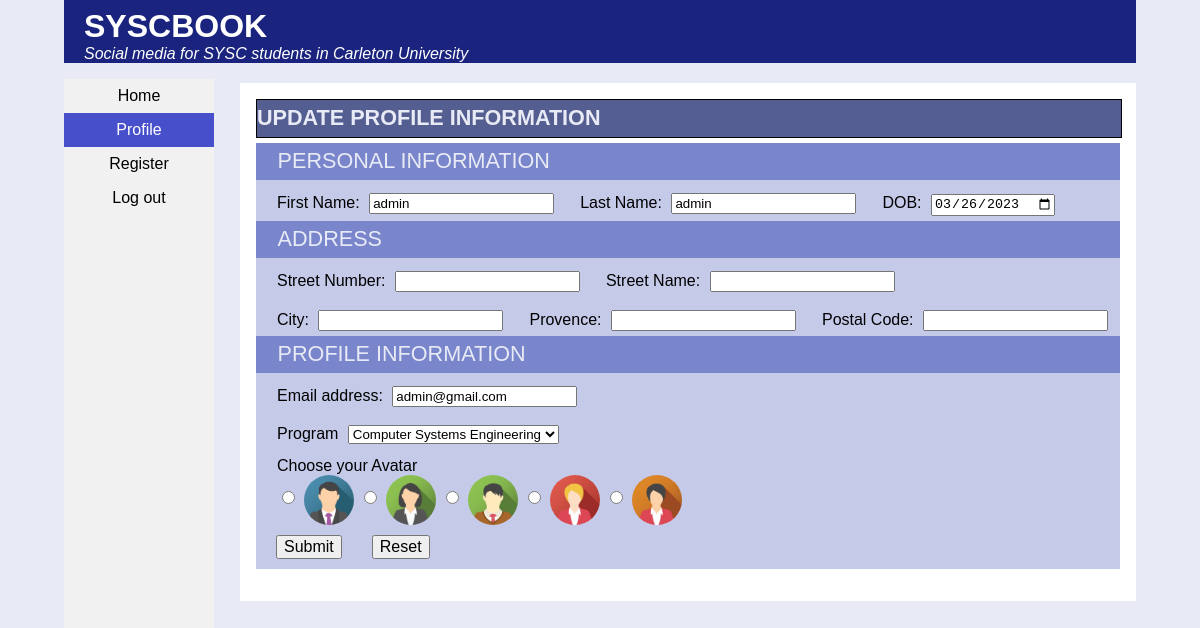
The app's page /Ryan_Nguyen_A02/profile.php with its own data.
### tables this page shows
CREATE TABLE `users_info` (
  `student_ID` int(10) NOT NULL,
  `student_email` varchar(150) NOT NULL,
  `first_name` varchar(150) NOT NULL,
  `last_name` varchar(150) NOT NULL,
  `DOB` date NOT NULL
);

CREATE TABLE `users_program` (
  `student_ID` int(10) NOT NULL,
  `Program` varchar(50) NOT NULL
);

CREATE TABLE `users_avatar` (
  `student_ID` int(10) NOT NULL,
  `avatar` int(1) DEFAULT NULL
);

### Ryan_Nguyen_A02/profile.php (the view, shortened to what this page needs)
<!DOCTYPE html>
<html lang="en">
<head >
   <link rel="stylesheet" href="assets/css/reset.css" />
   <link rel="stylesheet" href="assets/css/style.css" />
</head>
<body>
   <header>
      <h1>SYSCBOOK</h1>
      <p>Social media for SYSC students in Carleton University</p>
   </header>
   <nav>
      <ul>
         <li><a href="./index.php">Home</a></li>
         <li><a class="active" href="#">Profile</a></li>
         <li><a href="./register.php">Register</a></li>
         <li><a href="#">Log out</a></li>
     </ul>
   </nav>
   <main>
      <section>
         <h2>Update Profile information</h2>
         <?php
            include('./connection.php');
            try {
                $connection = new mysqli($server_name, $username, $password, $database_name);
                $getID = "SELECT * FROM users_info WHERE student_ID=(SELECT max(student_ID) FROM users_info)";
                $result = $connection->query($getID);
                $id = $result->fetch_assoc();
                $getPrg = "SELECT * FROM users_program WHERE student_ID=(SELECT max(student_ID) FROM users_program)";
                $result = $connection->query($getPrg);
                $prg = $result->fetch_assoc();
                $getAVTR = "SELECT * FROM users_avatar WHERE student_ID=(SELECT max(student_ID) FROM users_avatar)";
                $result = $connection->query($getAVTR);
                $avtr = $result->fetch_assoc();
                $getADDR = "SELECT * FROM users_address WHERE student_ID=(SELECT max(student_ID) FROM users_address)";
                $result = $connection->query($getADDR);
                $addr = $result->fetch_assoc();
            } catch (mysqli_sql_exception $e) {
                $error = $e->getMessage();
                die("Error: Couldn't connect. " . $error);
            }
        ?>
         <form id="profile" method="post" action="./profile.php">
            <fieldset>
                <legend><span>Personal information</span></legend>
                <table>
                    <tr>
                        <td>
                            <p class="tdInputs">
                                <label>First Name:</label>
                                <?php
                                    echo "<input type=text name=first_name value='".$id["first_name"]."'>";
                                ?>
                            </p>
                        </td>
                        <td>
                            <p class="tdInputs">
                                <label>Last Name:</label>
                                <?php
                                    echo "<input type=text name=last_name value='".$id["last_name"]."'>";
                                ?>
                            </p>
                        </td>
                        <td>
                            <p class="tdInputs">
                                <label>DOB:</label>
                                <?php
                                    echo "<input type=date name=DOB value='".$id["DOB"]."'>";
                                ?>
                            </p>
                        </td>
                    </tr>
                </table>
            </fieldset>
            <fieldset>
                <legend><span>Address</span></legend>
                <table>
                    <tr>
                        <td colspan="2">
                            <p class="tdInputs">
                                <label>Street Number:</label>
                                <?php
                                    echo "<input type=number min=1 name=street_number value='".$addr["street_number"]."'>";
                                ?>
                            </p>
                        </td>
                        <td>
                            <p class="tdInputs">
                                <label>Street Name:</label>
                                <?php
                                    echo "<input type=text name=street_name value='".$addr["street_name"]."'>";
                                ?>
                            </p>
                        </td>
                    </tr>
                    <tr>
                        <td>
                            <p class="tdInputs">
                                <label>City:</label>
                                <?php
                                    echo "<input type=text name=city value='".$addr["city"]."'>";
                                ?>
                            </p>
                        </td>
                        <td>
                            <p class="tdInputs">
                                <label>Provence:</label>
                                <?php
                                    echo "<input type=text name=provence value='".$addr["provence"]."'>";
                                ?>
                            </p>
                        </td>
                        <td>
                            <p class="tdInputs">
                                <label>Postal Code:</label>
                                <?php
                                    echo "<input type=text name=postal_code value='".$addr["postal_code"]."'>";
                                ?>
                            </p>
                        </td>
                    </tr>
                </table>
            </fieldset>
            <fieldset>
                <legend><span>Profile Information</span></legend>
                <table>
                    <tr>
                        <td>
                            <p class="tdInputs">
                                <label>Email address:</label>
                                <?php
                                    echo "<input type=email name=student_email value='".$id["student_email"]."'>";
                                ?>
                            </p>
                        </td>
                    </tr>
                    <tr>
                        <td>
                            <p class="tdInputs">
                                <label >Program</label>
                                <select name="Program">
                                    <option <?php if($prg['Program'] == 'Computer Systems Engineering'){echo("selected");}?> >Computer Systems Engineering</option>
                                </select>
                            </p>
                        </td>
                    </tr>
                    <tr>
                        <td>
                            <p class="tdInputs">
                                <label>Choose your Avatar</label><br>
                                <input type="radio" name="avatar" value="1" <?php if($avtr['avatar'] == '1'){echo("checked");}?> >
                                <img src="images/img_avatar1.png" alt="img_avatar1">
                                <input type="radio" name="avatar" value="2" <?php if($avtr['avatar'] == '2'){echo("checked");}?> >
                                <img src="images/img_avatar2.png" alt="img_avatar2">
                                <input type="radio" name="avatar" value="3" <?php if($avtr['avatar'] == '3'){echo("checked");}?> >
                                <img src="images/img_avatar3.png" alt="img_avatar3">
                                <input type="radio" name="avatar" value="4" <?php if($avtr['avatar'] == '4'){echo("checked");}?> >
                                <img src="images/img_avatar4.png" alt="img_avata4">
                                <input type="radio" name="avatar" value="5" <?php if($avtr['avatar'] == '5'){echo("checked");}?> >
                                <img src="images/img_avatar5.png" alt="img_avatar5">
                            </p>
                        </td>
                    </tr>
                    <tr>
                        <td>
                            <input type="submit" name="submit">
                            <input type="reset">
                        </td>
                    </tr>
                </table>
            </fieldset>
         </form>
      </section>
   </main>
</body>
</html>

### Ryan_Nguyen_A02/assets/css/style.css (style rules this page uses)
h1, h2, h3, nav, footer { font-family:'Trebuchet MS', 'Lucida Sans Unicode', 'Lucida Grande', 'Lucida Sans', Arial, sans-serif; }
body { font-family:'Lucida Sans', 'Lucida Sans Regular', 'Lucida Grande', 'Lucida Sans Unicode', Geneva, Verdana, sans-serif; font-size: 100%; background-color: #E8EAF6; }
header, footer { color: white; background-color: #1A237E; margin: 0em 4em 0.25em 4em; }
header h1 { padding: 0.5rem 0 0 1.25rem; font-size: 2rem; font-weight: bold; }
header p { font-size: 1rem; font-style: italic; margin-bottom: 1rem; padding: 0 0 0 1.25rem; }
main { background-color: white; margin: 0% 15%; margin: 0em 4em 0.25em 15em; padding: 1em; }
section { margin-bottom: 1em; padding: 0; width: 100%; }
legend { font-size: 1.35rem; background-color: #7986CB; height: 1.70rem; color: #E8EAF6; text-transform: uppercase; width: 100%; padding: 5px 0; }
legend span { display: inline; margin-left: 1em; }
fieldset { margin: 0; padding: 0; background-color: #C5CAE9; width: 100%; border: none; }
form p { margin-top: 0.5em; margin-left: 1em; padding: 0px 0px 0px 5px; }
form input, select { margin: 5px; }
form input[type='submit'], input[type='reset'] { margin: 10px 10px 10px 20px; font-size: medium; text-transform: capitalize; }
section h2 { font-size: 1.35rem; background-color: #545e90; height: 1.70rem; color: #E8EAF6; border: solid 1px black; text-transform: uppercase; width: 100%; margin-bottom: 5px; padding: 5px 0; }
nav { display: block; background-color: #dddddd; text-align: center; overflow: auto; margin: 0em 4em 0.25em 4em; }
nav>ul { list-style-type: none; margin: 0; padding: 0; width: 150px; background-color: #f1f1f1; position: fixed; height: 100%; }
nav>ul>li a { display: block; color: #000; padding: 8px 16px; text-decoration: none; }
nav>ul>li a.active { background-color: #474fca; color: white; }
img { border-radius: 50%; width: 50px; height: auto; vertical-align: middle; }
table { width: 100%; border-collapse: collapse; }
td { padding: 0%; margin: 0%; display: contents; }
.tdInputs { display: inline-block; }

### records on screen
users_info: first_name "admin", last_name "admin", DOB "03/26/2023", student_email "admin@gmail.com"
users_program: Program "Computer Systems Engineering"
